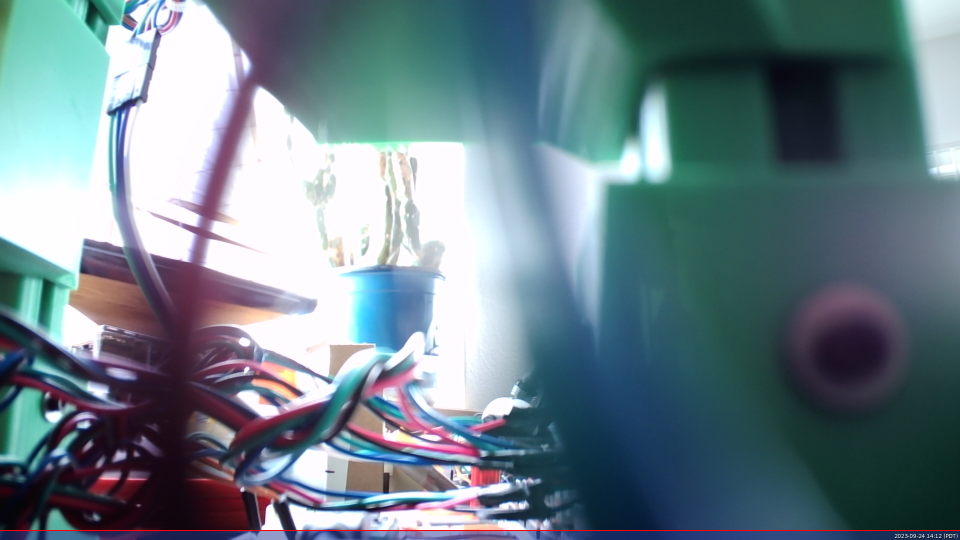
#> input picture Camera/Images/output0.png, 1920 x 1080 px, found by its file name (shown at 1/2 size)
$ python detectImage.py   (older library calls are emulated)
#> lines starting #> are read from the running program, lines starting #| are printed output that depends on the picture; after the words box and inside, x2 and y2 are one past the last pixel; in counts of white or black regions, pixels touching at a corner belong together
import os
import cv2
from PIL import Image
import natsort
import numpy as np
from matplotlib import pyplot as plt
from scipy.spatial import KDTree
from webcolors import (
    CSS3_HEX_TO_NAMES,
    hex_to_rgb,
    rgb_to_name,
    rgb_to_hex,
    html5_serialize_simple_color
)
import math
import imageio as iio

srcLoc = "/home/pi1/Desktop/Rubik/rubikCubeSolver/"

image = cv2.imread("/home/pi1/Desktop/Rubik/rubikCubeSolver/Camera/Images/output0.png")
#> image is the input picture: shape (1080, 1920, 3); mean B, G, R 137.3, 128.3, 108.2
# read an image

# print(image)
# Coordinates = [
#     [150, 150], # Top most Corner
#     [200, 210], # Right most Corner
#     [100, 275] # Bottom most Corner
# ]
# Real_Colors = ['Orange', 'Yellow', 'Blue']
Coordinates = [[100, 190]]
Real_Colors = ['Orange']
for i in range(50):
    for j in range(50):
        Coordinates.append([Coordinates[0][0]+i, Coordinates[0][1]+j])
        Real_Colors.append('Orange')


# for i in range(len(Coordinates)):
coordx, coordy = 170,300
imageCircle = np.copy(image)
cv2.circle(imageCircle,(coordx,coordy), 10, (255,0,0), 3)
#> imageCircle: shape (1080, 1920, 3); 0.02% of pixels changed, all inside (x1, y1, x2, y2) = (158, 288, 183, 313)

# image = cv2.cvtColor(image, cv2.COLOR_BGR2HSV)
cv2.imwrite("../Camera/imageCircle.png",imageCircle)

pointLocation = imageCircle[coordx,coordy]
#> pointLocation = [255, 249, 254]
colorAtLocation = [pointLocation[2],pointLocation[1],pointLocation[0]]
#> colorAtLocation = [254, 249, 255]
print(html5_serialize_simple_color(colorAtLocation))
#| #fef9ff

colors = [
    ("white", (255, 255, 255)),
    ("red", (255, 0, 0)),
    ("green", (0, 128, 0)),
    ("yellow", (255, 255, 0)),
    ("blue", (0, 0, 255)),
    ("orange", (255,165,0))
]

def distance(a,b):
    dx = a[0]-b[0]
    dy = a[1]-b[1]
    dz = a[2]-b[2]
    return math.sqrt(dx*dx+dy*dy+dz*dz)

def findclosest(pixel):
    mn = 999999
    for name,rgb in colors:
        d = distance(pixel, rgb)
        if d < mn:
            mn = d
            color = name
#> this loop made 6 passes
#> (dx in distance, dy in distance, dz in distance, d, mn) on pass 1: (-1, -6, 0, 6.08, 6.08)
#> (dx in distance, dy in distance, dz in distance, d) on passes 2 to 6: (-1, 249, 255, 356.4), (254, 121, 255, 379.7), (-1, -6, 255, 255.1), (254, 249, 0, 355.7), (-1, 84, 255, 268.5)
#> after the loop, color = 'white'; mn = 6.08
    return color

print(findclosest([pointLocation[2],pointLocation[1],pointLocation[0]]))
#| white

def determineColor(center_pixel_hue, center_pixel_saturation):
    if center_pixel_saturation < 15:
        return("White")
    elif center_pixel_hue < 5:
        return("Red")
    elif center_pixel_hue < 41:
        return('Orange')
    elif center_pixel_hue < 75:
        return('Yellow')
    elif center_pixel_hue < 157:
        return('Green')
    elif center_pixel_hue < 265:
        return('Blue')
    else:
        return('Red')

def get_limits(color):
    c = np.uint8([[color]])  # BGR values
    hsvC = cv2.cvtColor(c, cv2.COLOR_BGR2HSV)

    hue = hsvC[0][0][0]  # Get the hue value
    delta = 20
    # Handle red hue wrap-around
    if hue >= 165:  # Upper limit for divided red hue
        lowerLimit = np.array([hue - delta, 100, 100], dtype=np.uint8)
        upperLimit = np.array([180, 255, 255], dtype=np.uint8)
    elif hue <= 15:  # Lower limit for divided red hue
        lowerLimit = np.array([0, 100, 100], dtype=np.uint8)
        upperLimit = np.array([hue + delta, 255, 255], dtype=np.uint8)
    else:
        lowerLimit = np.array([hue - delta, 100, 100], dtype=np.uint8)
        upperLimit = np.array([hue + delta, 255, 255], dtype=np.uint8)

    return lowerLimit, upperLimit

# [26 lines of commented-out code are left out]


hsvImage = cv2.cvtColor(image, cv2.COLOR_BGR2HSV)
#> hsvImage: shape (1080, 1920, 3); mean H, S, V 106.2, 95.7, 142.5
cv2.imwrite("../Camera/HSVImage.png",hsvImage)
yellow = [255,0,0]
lowerLimit, upperLimit = get_limits(color=yellow)

mask = cv2.inRange(hsvImage, lowerLimit, upperLimit)
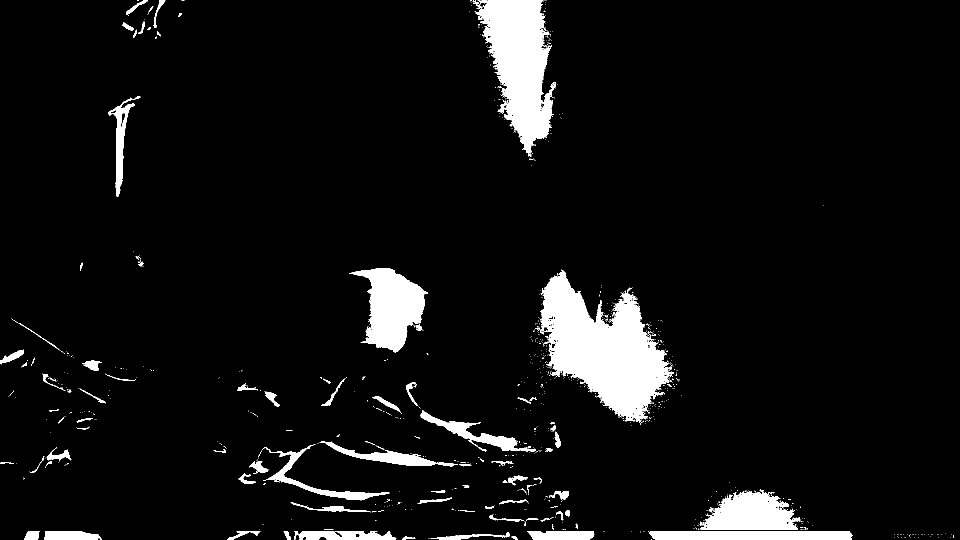
#> mask: shape (1080, 1920) (shown at 1/2 size); 6.5% white; 985 white regions (888 under 20 px), largest, box (x1, y1, x2, y2) and area: (1069, 539, 1348, 848) 41130, (945, 0, 1112, 314) 27669, (698, 537, 856, 705) 14296
res = cv2.bitwise_and(image,image, mask=mask)
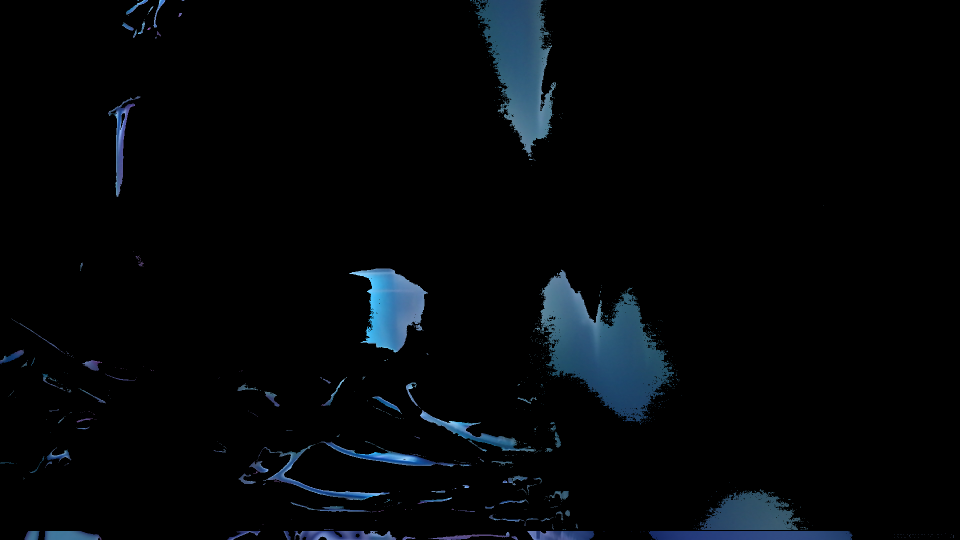
#> res: shape (1080, 1920, 3) (shown at 1/2 size); mean B, G, R 8.7, 6.3, 3.6
cv2.imwrite("../Camera/MaskedImage.png",res)

'''Edge Detection'''
img = image

# Convert to graycsale
img_gray = cv2.cvtColor(img, cv2.COLOR_BGR2GRAY)
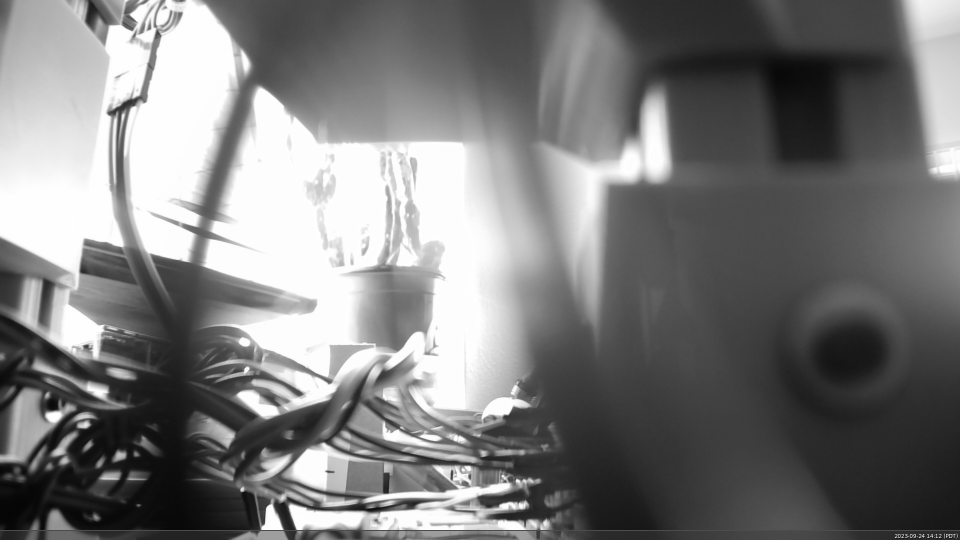
#> img_gray: shape (1080, 1920) (shown at 1/2 size); min 0, max 255, mean 123.3
# Blur the image for better edge detection
img_blur = cv2.GaussianBlur(img_gray, (3,3), 0)

# [16 lines of commented-out code are left out]
edges = cv2.Canny(image=img_blur, threshold1=0, threshold2=65) # Canny Edge Detection
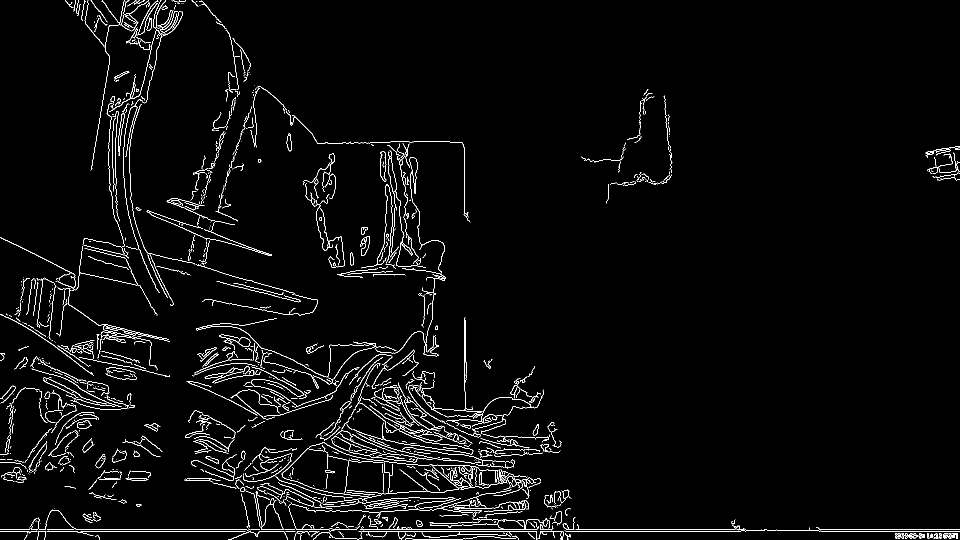
#> edges: shape (1080, 1920) (shown at 1/2 size); 2.7% white in thin lines or dots
# Display Canny Edge Detection Image
cv2.imwrite(srcLoc+'Camera/Canny_Edge_Detection.png', edges)

contours, hierarchy = cv2.findContours(edges, cv2.RETR_TREE, cv2.CHAIN_APPROX_SIMPLE)
#> contours = 1541 contours, 1386 with area under 20; largest, box (x1, y1, x2, y2) and area: (721, 472, 740, 512) 382, (722, 472, 740, 512) 356, (438, 669, 501, 694) 338, (154, 841, 184, 857) 314, (477, 674, 501, 694) 307

image_copy = np.copy(img)

cnt = contours[56]
#> cnt = [[1018, 1064], [1018, 1065], [1023, 1070], [1023, 1069]]
rect = cv2.minAreaRect(cnt)
#> rect = ((1020.5, 1067), (0.707, 7.78), -45)
box = cv2.boxPoints(rect)
#> box = [[1023, 1070], [1017.5, 1064.5], [1018, 1064], [1023.5, 1069.5]]
box = np.intp(box)
#> box = [[1023, 1070], [1017, 1064], [1018, 1064], [1023, 1069]]

BoundBoxImage = cv2.drawContours(img,[box],0,(0,0,255),2)
cv2.imwrite(srcLoc+'Camera/BoundingBox_Image.png', BoundBoxImage)

CounteredImage = cv2.drawContours(image_copy, contours, -1, (0,255,0), 3)
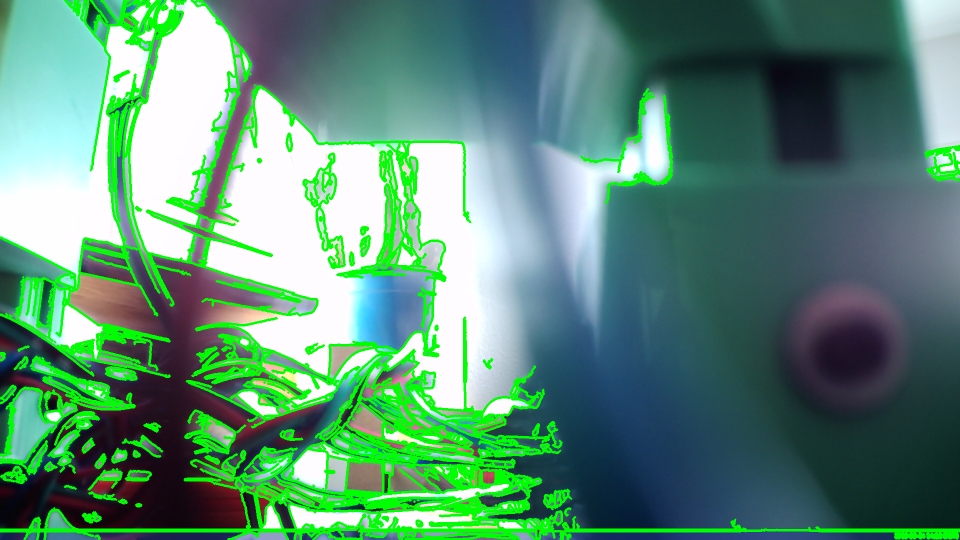
#> CounteredImage: shape (1080, 1920, 3) (shown at 1/2 size); mean B, G, R 118.2, 141, 91.6
cv2.imwrite(srcLoc+'Camera/Countoured_Image.png', CounteredImage)
